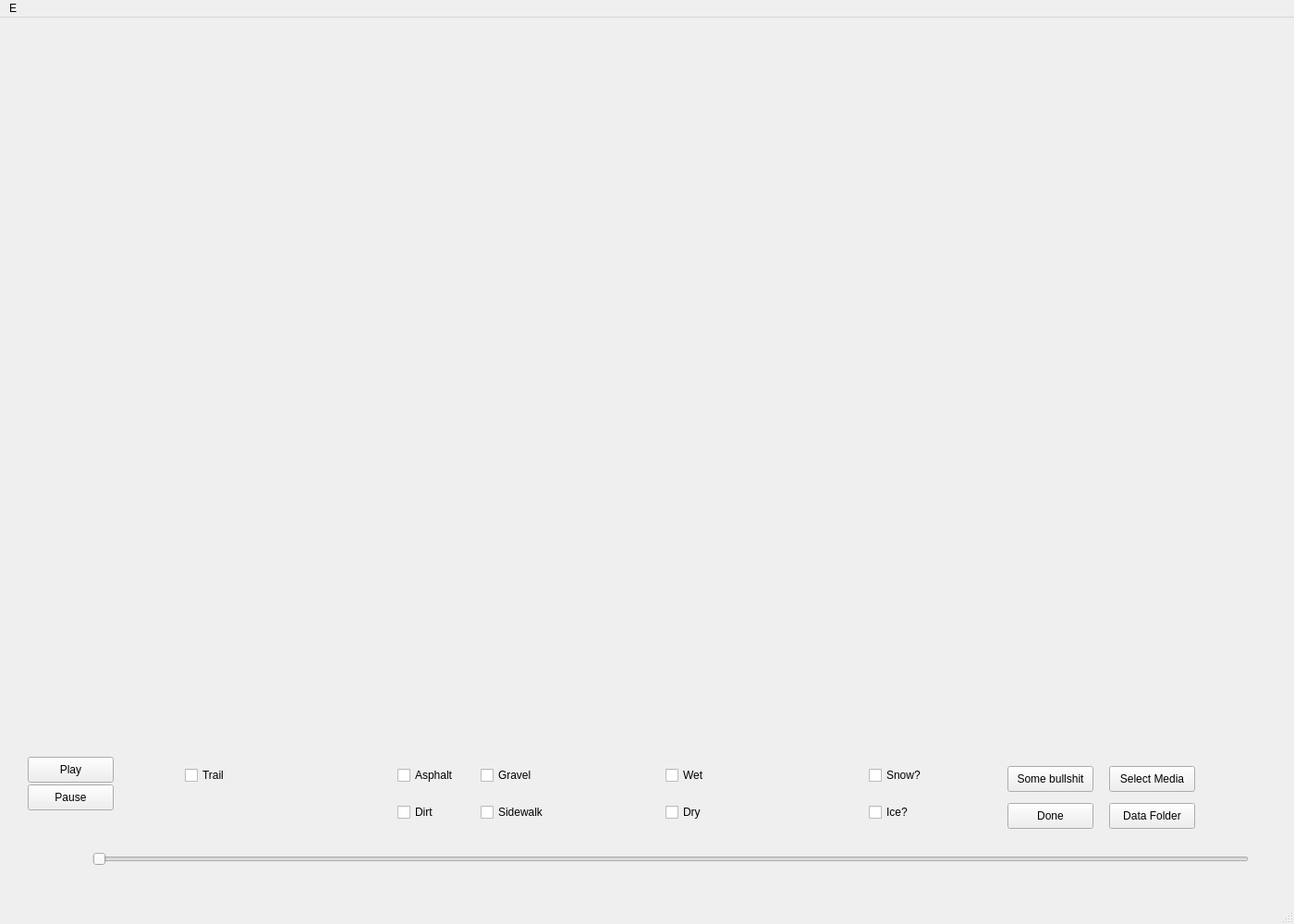
<?xml version="1.0" encoding="UTF-8"?>
<ui version="4.0">
 <class>MainWindow</class>
 <widget class="QMainWindow" name="MainWindow">
  <property name="geometry">
   <rect>
    <x>0</x>
    <y>0</y>
    <width>1400</width>
    <height>1000</height>
   </rect>
  </property>
  <property name="windowTitle">
   <string>MainWindow</string>
  </property>
  <widget class="QWidget" name="centralwidget">
   <widget class="QLabel" name="label_frame">
    <property name="enabled">
     <bool>true</bool>
    </property>
    <property name="geometry">
     <rect>
      <x>55</x>
      <y>60</y>
      <width>1280</width>
      <height>720</height>
     </rect>
    </property>
    <property name="text">
     <string/>
    </property>
   </widget>
   <widget class="QCheckBox" name="TrailCheck">
    <property name="geometry">
     <rect>
      <x>200</x>
      <y>810</y>
      <width>81</width>
      <height>20</height>
     </rect>
    </property>
    <property name="text">
     <string>Trail</string>
    </property>
   </widget>
   <widget class="QCheckBox" name="AsphaltCheck">
    <property name="geometry">
     <rect>
      <x>430</x>
      <y>810</y>
      <width>81</width>
      <height>20</height>
     </rect>
    </property>
    <property name="text">
     <string>Asphalt</string>
    </property>
   </widget>
   <widget class="QCheckBox" name="DirtCheck">
    <property name="geometry">
     <rect>
      <x>430</x>
      <y>850</y>
      <width>81</width>
      <height>20</height>
     </rect>
    </property>
    <property name="text">
     <string>Dirt</string>
    </property>
   </widget>
   <widget class="QCheckBox" name="GravelCheck">
    <property name="geometry">
     <rect>
      <x>520</x>
      <y>810</y>
      <width>81</width>
      <height>20</height>
     </rect>
    </property>
    <property name="text">
     <string>Gravel</string>
    </property>
   </widget>
   <widget class="QCheckBox" name="SidewalkCheck">
    <property name="geometry">
     <rect>
      <x>520</x>
      <y>850</y>
      <width>81</width>
      <height>20</height>
     </rect>
    </property>
    <property name="text">
     <string>Sidewalk</string>
    </property>
   </widget>
   <widget class="QCheckBox" name="WetCheck">
    <property name="geometry">
     <rect>
      <x>720</x>
      <y>810</y>
      <width>81</width>
      <height>20</height>
     </rect>
    </property>
    <property name="text">
     <string>Wet</string>
    </property>
   </widget>
   <widget class="QCheckBox" name="DryCheck">
    <property name="geometry">
     <rect>
      <x>720</x>
      <y>850</y>
      <width>81</width>
      <height>20</height>
     </rect>
    </property>
    <property name="text">
     <string>Dry</string>
    </property>
   </widget>
   <widget class="QCheckBox" name="checkBox_9">
    <property name="geometry">
     <rect>
      <x>940</x>
      <y>810</y>
      <width>81</width>
      <height>20</height>
     </rect>
    </property>
    <property name="text">
     <string>Snow?</string>
    </property>
   </widget>
   <widget class="QCheckBox" name="checkBox_10">
    <property name="geometry">
     <rect>
      <x>940</x>
      <y>850</y>
      <width>81</width>
      <height>20</height>
     </rect>
    </property>
    <property name="text">
     <string>Ice?</string>
    </property>
   </widget>
   <widget class="QPushButton" name="Done_Button">
    <property name="geometry">
     <rect>
      <x>1090</x>
      <y>850</y>
      <width>93</width>
      <height>28</height>
     </rect>
    </property>
    <property name="text">
     <string>Done</string>
    </property>
   </widget>
   <widget class="QPushButton" name="BullshitButton">
    <property name="geometry">
     <rect>
      <x>1090</x>
      <y>810</y>
      <width>93</width>
      <height>28</height>
     </rect>
    </property>
    <property name="text">
     <string>Some bullshit</string>
    </property>
   </widget>
   <widget class="QSlider" name="PlaybackSlider">
    <property name="geometry">
     <rect>
      <x>100</x>
      <y>890</y>
      <width>1251</width>
      <height>41</height>
     </rect>
    </property>
    <property name="mouseTracking">
     <bool>true</bool>
    </property>
    <property name="orientation">
     <enum>Qt::Horizontal</enum>
    </property>
   </widget>
   <widget class="QPushButton" name="play_button">
    <property name="geometry">
     <rect>
      <x>30</x>
      <y>800</y>
      <width>93</width>
      <height>28</height>
     </rect>
    </property>
    <property name="text">
     <string>Play</string>
    </property>
   </widget>
   <widget class="QPushButton" name="pause_button">
    <property name="geometry">
     <rect>
      <x>30</x>
      <y>830</y>
      <width>93</width>
      <height>28</height>
     </rect>
    </property>
    <property name="text">
     <string>Pause</string>
    </property>
   </widget>
   <widget class="QPushButton" name="file_select_button">
    <property name="geometry">
     <rect>
      <x>1200</x>
      <y>810</y>
      <width>93</width>
      <height>28</height>
     </rect>
    </property>
    <property name="text">
     <string>Select Media</string>
    </property>
   </widget>
   <widget class="QPushButton" name="data_folder_button">
    <property name="geometry">
     <rect>
      <x>1200</x>
      <y>850</y>
      <width>93</width>
      <height>28</height>
     </rect>
    </property>
    <property name="text">
     <string>Data Folder</string>
    </property>
   </widget>
  </widget>
  <widget class="QMenuBar" name="menubar">
   <property name="geometry">
    <rect>
     <x>0</x>
     <y>0</y>
     <width>1400</width>
     <height>26</height>
    </rect>
   </property>
   <widget class="QMenu" name="menuLabeler">
    <property name="title">
     <string>E</string>
    </property>
   </widget>
   <addaction name="menuLabeler"/>
  </widget>
  <widget class="QStatusBar" name="statusbar"/>
 </widget>
 <resources/>
 <connections/>
</ui>
